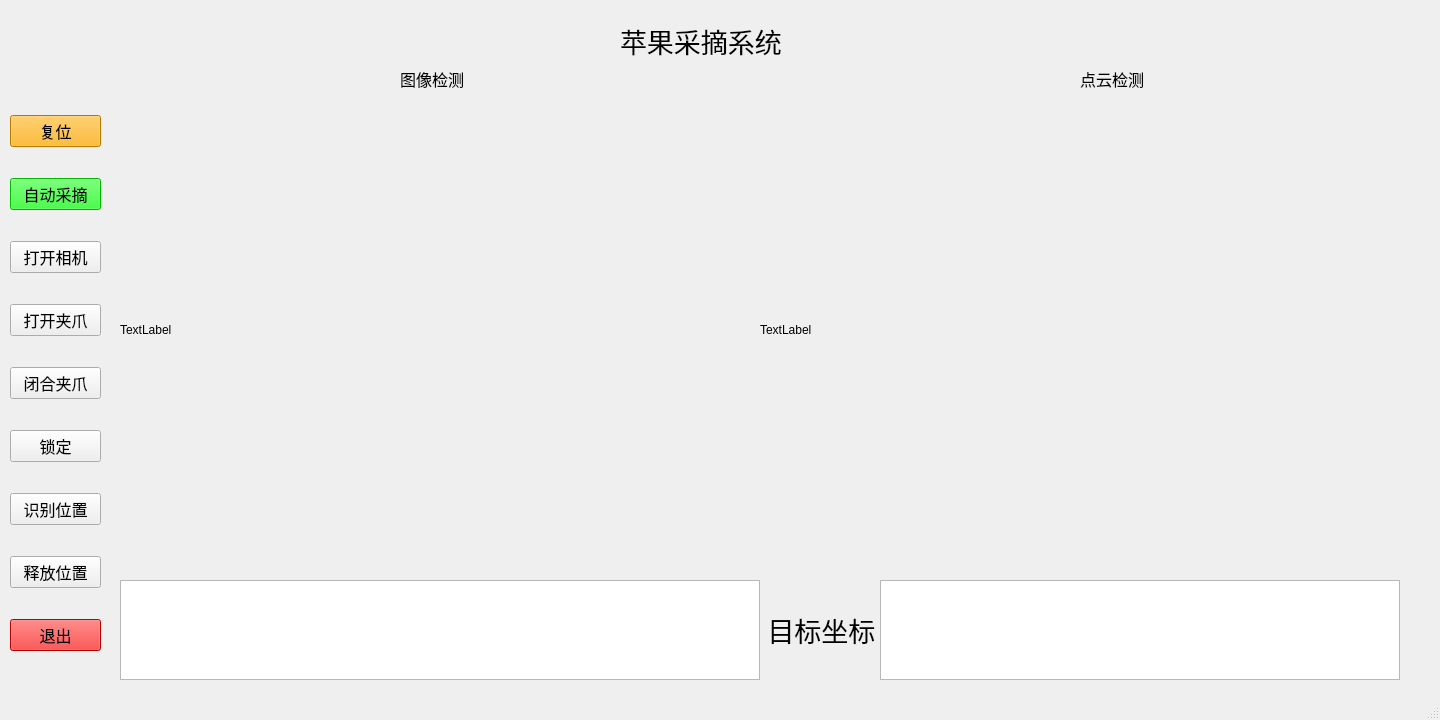
<?xml version="1.0" encoding="UTF-8"?>
<ui version="4.0">
 <class>MainWindow</class>
 <widget class="QMainWindow" name="MainWindow">
  <property name="geometry">
   <rect>
    <x>0</x>
    <y>0</y>
    <width>1440</width>
    <height>720</height>
   </rect>
  </property>
  <property name="minimumSize">
   <size>
    <width>1440</width>
    <height>720</height>
   </size>
  </property>
  <property name="windowTitle">
   <string>MainWindow</string>
  </property>
  <widget class="QWidget" name="centralwidget">
   <widget class="QLabel" name="label_picture">
    <property name="geometry">
     <rect>
      <x>120</x>
      <y>90</y>
      <width>640</width>
      <height>480</height>
     </rect>
    </property>
    <property name="styleSheet">
     <string notr="true"/>
    </property>
    <property name="text">
     <string>TextLabel</string>
    </property>
   </widget>
   <widget class="QLabel" name="label_point">
    <property name="geometry">
     <rect>
      <x>760</x>
      <y>90</y>
      <width>640</width>
      <height>480</height>
     </rect>
    </property>
    <property name="styleSheet">
     <string notr="true"/>
    </property>
    <property name="text">
     <string>TextLabel</string>
    </property>
   </widget>
   <widget class="QLabel" name="label_picture_detect">
    <property name="geometry">
     <rect>
      <x>400</x>
      <y>70</y>
      <width>71</width>
      <height>18</height>
     </rect>
    </property>
    <property name="font">
     <font>
      <pointsize>12</pointsize>
     </font>
    </property>
    <property name="text">
     <string>图像检测</string>
    </property>
   </widget>
   <widget class="QLabel" name="label_point_detect">
    <property name="geometry">
     <rect>
      <x>1080</x>
      <y>70</y>
      <width>81</width>
      <height>18</height>
     </rect>
    </property>
    <property name="font">
     <font>
      <pointsize>12</pointsize>
     </font>
    </property>
    <property name="text">
     <string>点云检测</string>
    </property>
   </widget>
   <widget class="QTextBrowser" name="textBrowser_robot_pos">
    <property name="geometry">
     <rect>
      <x>880</x>
      <y>580</y>
      <width>520</width>
      <height>100</height>
     </rect>
    </property>
   </widget>
   <widget class="QLabel" name="label_apple_coordinate">
    <property name="geometry">
     <rect>
      <x>760</x>
      <y>590</y>
      <width>120</width>
      <height>80</height>
     </rect>
    </property>
    <property name="font">
     <font>
      <pointsize>20</pointsize>
     </font>
    </property>
    <property name="text">
     <string> 目标坐标</string>
    </property>
   </widget>
   <widget class="QLabel" name="label_main_title">
    <property name="geometry">
     <rect>
      <x>620</x>
      <y>20</y>
      <width>171</width>
      <height>41</height>
     </rect>
    </property>
    <property name="font">
     <font>
      <pointsize>20</pointsize>
     </font>
    </property>
    <property name="text">
     <string>苹果采摘系统</string>
    </property>
   </widget>
   <widget class="QTextBrowser" name="textBrowser_picture">
    <property name="geometry">
     <rect>
      <x>120</x>
      <y>580</y>
      <width>640</width>
      <height>100</height>
     </rect>
    </property>
   </widget>
   <widget class="QWidget" name="verticalLayoutWidget">
    <property name="geometry">
     <rect>
      <x>10</x>
      <y>90</y>
      <width>91</width>
      <height>591</height>
     </rect>
    </property>
    <layout class="QVBoxLayout" name="verticalLayout">
     <item>
      <widget class="QPushButton" name="pushButton_reset">
       <property name="minimumSize">
        <size>
         <width>20</width>
         <height>10</height>
        </size>
       </property>
       <property name="font">
        <font>
         <pointsize>12</pointsize>
        </font>
       </property>
       <property name="styleSheet">
        <string notr="true">background-color: rgb(255, 170, 0);</string>
       </property>
       <property name="text">
        <string>复位</string>
       </property>
      </widget>
     </item>
     <item>
      <widget class="QPushButton" name="pushButton_pickup">
       <property name="font">
        <font>
         <pointsize>12</pointsize>
        </font>
       </property>
       <property name="styleSheet">
        <string notr="true">background-color: rgb(0, 255, 0);</string>
       </property>
       <property name="text">
        <string>自动采摘</string>
       </property>
      </widget>
     </item>
     <item>
      <widget class="QPushButton" name="pushButton_recognize">
       <property name="font">
        <font>
         <pointsize>12</pointsize>
        </font>
       </property>
       <property name="text">
        <string>打开相机</string>
       </property>
      </widget>
     </item>
     <item>
      <widget class="QPushButton" name="pushButton_claw_open">
       <property name="font">
        <font>
         <pointsize>12</pointsize>
        </font>
       </property>
       <property name="text">
        <string>打开夹爪</string>
       </property>
      </widget>
     </item>
     <item>
      <widget class="QPushButton" name="pushButton_claw_close">
       <property name="font">
        <font>
         <pointsize>12</pointsize>
        </font>
       </property>
       <property name="text">
        <string>闭合夹爪</string>
       </property>
      </widget>
     </item>
     <item>
      <widget class="QPushButton" name="pushButton_lock">
       <property name="font">
        <font>
         <pointsize>12</pointsize>
        </font>
       </property>
       <property name="text">
        <string>锁定</string>
       </property>
      </widget>
     </item>
     <item>
      <widget class="QPushButton" name="pushButton_recognize_location">
       <property name="font">
        <font>
         <pointsize>12</pointsize>
        </font>
       </property>
       <property name="text">
        <string>识别位置</string>
       </property>
      </widget>
     </item>
     <item>
      <widget class="QPushButton" name="pushButton_place">
       <property name="font">
        <font>
         <pointsize>12</pointsize>
        </font>
       </property>
       <property name="text">
        <string>释放位置</string>
       </property>
      </widget>
     </item>
     <item>
      <widget class="QPushButton" name="pushButton_quit">
       <property name="font">
        <font>
         <pointsize>12</pointsize>
        </font>
       </property>
       <property name="styleSheet">
        <string notr="true">background-color: rgb(255, 0, 0);</string>
       </property>
       <property name="text">
        <string>退出</string>
       </property>
      </widget>
     </item>
    </layout>
   </widget>
  </widget>
  <widget class="QStatusBar" name="statusbar"/>
 </widget>
 <resources/>
 <connections/>
</ui>
